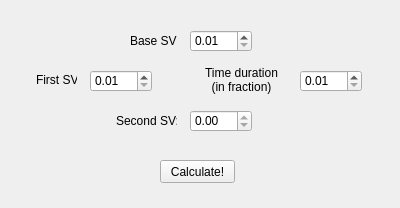
<?xml version="1.0" encoding="UTF-8"?>
<ui version="4.0">
 <class>NxSpeedChange</class>
 <widget class="QWidget" name="NxSpeedChange">
  <property name="geometry">
   <rect>
    <x>0</x>
    <y>0</y>
    <width>400</width>
    <height>208</height>
   </rect>
  </property>
  <property name="windowTitle">
   <string>NxSpeedChange</string>
  </property>
  <widget class="QDoubleSpinBox" name="baseSV">
   <property name="geometry">
    <rect>
     <x>190</x>
     <y>30</y>
     <width>62</width>
     <height>22</height>
    </rect>
   </property>
   <property name="suffix">
    <string/>
   </property>
   <property name="minimum">
    <double>0.010000000000000</double>
   </property>
   <property name="maximum">
    <double>10.000000000000000</double>
   </property>
   <property name="singleStep">
    <double>0.010000000000000</double>
   </property>
  </widget>
  <widget class="QLabel" name="label">
   <property name="geometry">
    <rect>
     <x>130</x>
     <y>30</y>
     <width>47</width>
     <height>21</height>
    </rect>
   </property>
   <property name="text">
    <string>Base SV:</string>
   </property>
  </widget>
  <widget class="QDoubleSpinBox" name="firstSV">
   <property name="geometry">
    <rect>
     <x>90</x>
     <y>70</y>
     <width>62</width>
     <height>22</height>
    </rect>
   </property>
   <property name="suffix">
    <string/>
   </property>
   <property name="minimum">
    <double>0.010000000000000</double>
   </property>
   <property name="maximum">
    <double>10.000000000000000</double>
   </property>
   <property name="singleStep">
    <double>0.010000000000000</double>
   </property>
  </widget>
  <widget class="QLabel" name="label_2">
   <property name="geometry">
    <rect>
     <x>36</x>
     <y>70</y>
     <width>41</width>
     <height>20</height>
    </rect>
   </property>
   <property name="text">
    <string>First SV:</string>
   </property>
  </widget>
  <widget class="QDoubleSpinBox" name="duration">
   <property name="geometry">
    <rect>
     <x>300</x>
     <y>70</y>
     <width>62</width>
     <height>22</height>
    </rect>
   </property>
   <property name="suffix">
    <string/>
   </property>
   <property name="minimum">
    <double>0.010000000000000</double>
   </property>
   <property name="maximum">
    <double>10.000000000000000</double>
   </property>
   <property name="singleStep">
    <double>0.010000000000000</double>
   </property>
  </widget>
  <widget class="QLabel" name="label_3">
   <property name="geometry">
    <rect>
     <x>196</x>
     <y>65</y>
     <width>91</width>
     <height>30</height>
    </rect>
   </property>
   <property name="text">
    <string>Time duration
(in fraction)</string>
   </property>
   <property name="alignment">
    <set>Qt::AlignCenter</set>
   </property>
  </widget>
  <widget class="QDoubleSpinBox" name="secondSV">
   <property name="geometry">
    <rect>
     <x>190</x>
     <y>110</y>
     <width>62</width>
     <height>22</height>
    </rect>
   </property>
   <property name="readOnly">
    <bool>true</bool>
   </property>
  </widget>
  <widget class="QLabel" name="label_4">
   <property name="geometry">
    <rect>
     <x>116</x>
     <y>110</y>
     <width>61</width>
     <height>21</height>
    </rect>
   </property>
   <property name="text">
    <string>Second SV:</string>
   </property>
  </widget>
  <widget class="QPushButton" name="calculateSV">
   <property name="geometry">
    <rect>
     <x>160</x>
     <y>160</y>
     <width>75</width>
     <height>23</height>
    </rect>
   </property>
   <property name="text">
    <string>Calculate!</string>
   </property>
  </widget>
 </widget>
 <layoutdefault spacing="6" margin="11"/>
 <resources/>
 <connections/>
</ui>
